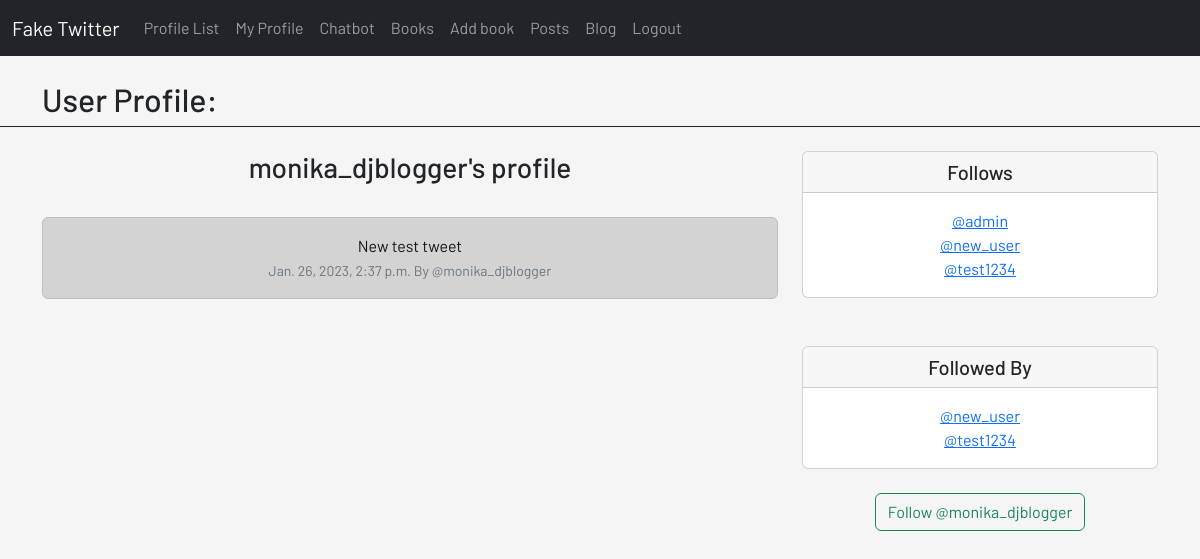
Before: /profile/1/ (signed in) with the older database file.
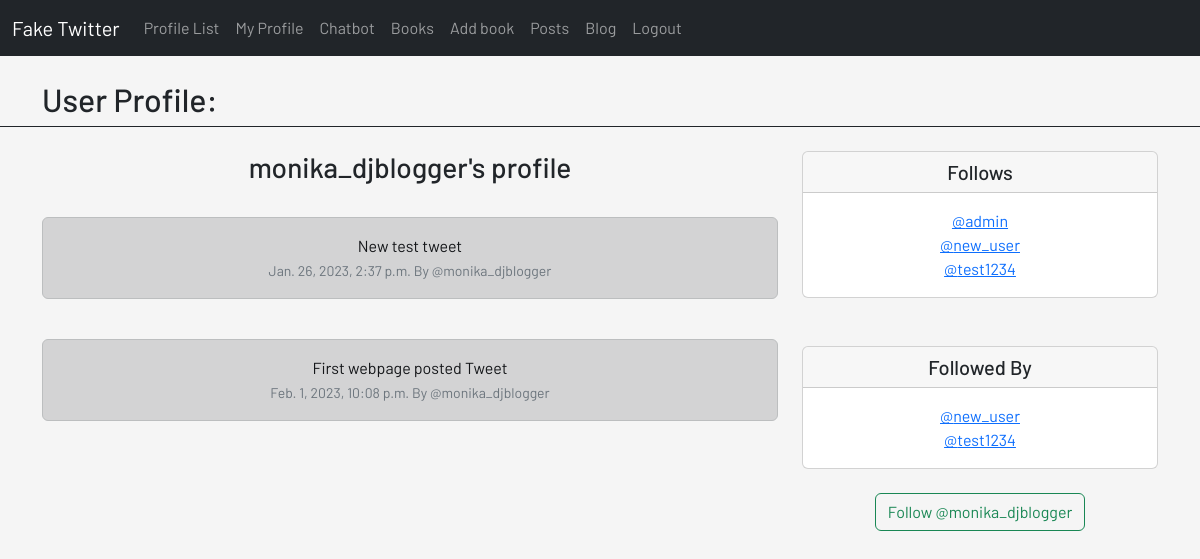
After: the same page with the newer database file.
### main/models.py (models this page shows, shortened)
class Tweet(models.Model):
    user = models.ForeignKey(User, related_name="tweets", on_delete=models.DO_NOTHING)
    body = models.CharField(max_length=250)
    created_at = models.DateTimeField(auto_now_add=True)

class Profile(models.Model):
    user = models.OneToOneField(User, on_delete=models.CASCADE)
    follows = models.ManyToManyField('self', related_name='followed_by', symmetrical=False, blank=True)
    date_modified = models.DateTimeField(User, auto_now=True)
    def __str__(self):
        return self.user.username

### main/views.py (the view, shortened to what this page needs)
# urls.py: path('profile/<int:pk>/', views.profile, name='profile'),
def profile(request, pk):
    if request.user.is_authenticated:
        profile = Profile.objects.get(user_id=pk)
        tweets = Tweet.objects.filter(user_id=pk)
        return render(request, 'main/profile.html', {'profile': profile, 'tweets': tweets})
    else:
        messages.info(request, 'You Must Be Logged In To View This Page...')
        return redirect('main:home')

### main/templates/main/profile.html (shortened to what this page needs)
{% extends 'base.html' %}
{% block template %}
    {% include 'navbar-twitter.html' %}<br/>
    {% if profile %}
        <div class="border-bottom border-1 border-dark">
            <div class="container" style="text-align: left">
                <h2>User Profile:</h2>
            </div>
        </div><br/>
        <div class="container text-center">
            <div class="row">
                <div class="col-8">
                    <h3>{{ profile.user.username }}'s profile</h3><br/>
                    {% if tweets %}
                        {% for tweet in tweets %}
                            <div class="alert alert-dark" role="alert">
                                {{ tweet.body }}<br/>
            <small class="text-muted">
                {{ tweet.created_at }} By
                @{{ tweet.user.username }}
            </small>
                            </div><br/>
                        {% endfor %}
                    {% endif %}
                </div>
                <div class="col-4">
                    <div class="card">
                        <h5 class="card-header">Follows</h5>
                        <div class="card-body">
                            <p class="card-text">
                                {% for following in profile.follows.all %}
                                    <a href="{% url 'main:profile' following.user.id %}">@{{ following }}</a><br/>
                                {% endfor %}
                            </p>
                        </div>
                    </div>
                    <br/><br/>
                    <div class="card">
                        <h5 class="card-header">Followed By</h5>
                        <div class="card-body">
                            <p class="card-text">
                                {% for following in profile.followed_by.all %}
                                    <a href="{% url 'main:profile' following.user.id %}">@{{ following }}</a><br/>
                                {% endfor %}
                            </p>
                        </div>
                    </div><br/>
                    <form method="POST">
                        {% if profile in user.profile.follows.all %}
                            <button class="btn btn-outline-danger" name="follow" value="unfollow" type="submit">
                            Unfollow @{{ profile.user.username|lower }}
                            </button>
                        {% else %}
                            <button class="btn btn-outline-success" name="follow" value="follow" type="submit">
                            Follow @{{ profile.user.username|lower }}
                            </button>
                        {% endif %}
                    </form><br/>
                </div>
            </div>
        </div>
    {% endif %}
{% endblock %}

Changed rows visible on the page:
added Tweet: body "First webpage posted Tweet", created_at "Feb. 1, 2023, 10:08 p.m.", user.username "monika_djblogger"
